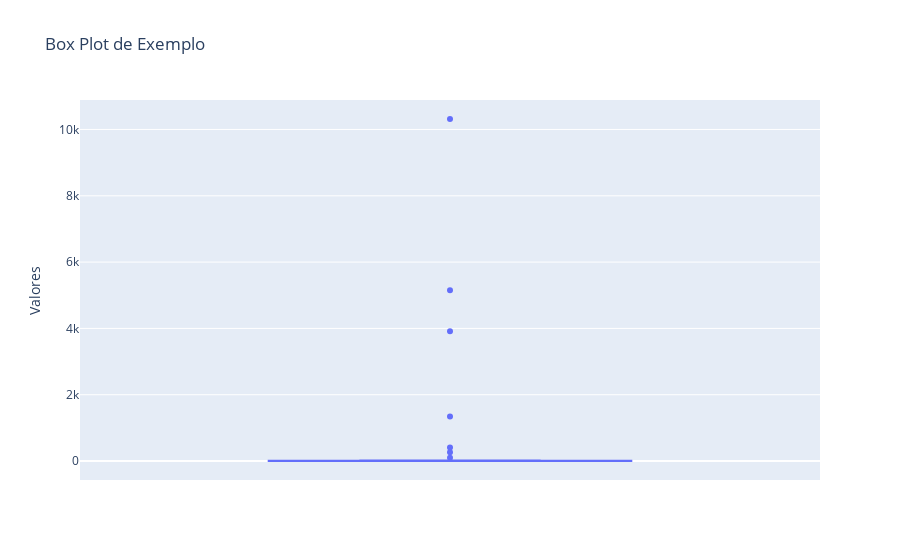

The code cell stored with this chart in its notebook:
### Markdown cell above
### Unidade de medida

### Code cell
import matplotlib.pyplot as plt

# Exibindo os valores únicos na coluna 'Município'
print(df_relatorio['Unidade de Medida'].unique())

# Contando as ocorrências de cada valor em 'Unidade de Medida'
contagem_situacao = df_relatorio['Unidade de Medida'].value_counts()

# Ajustando o tamanho do gráfico
plt.figure(figsize=(35, 10))  # Altere os valores para ajustar o tamanho (largura, altura)

# Criando o gráfico de barras
plt.bar(contagem_situacao.index, contagem_situacao.values, color="red")

# Adicionando os valores acima das barras
for i, valor in enumerate(contagem_situacao.values):
    plt.text(i, valor, str(valor), ha='center', va='bottom')

# Configurando os rótulos dos eixos e o título
plt.ylabel('Número de Unidade de Medida')
plt.xlabel('Unidade de Medida')
plt.title('Unidade de Medida por Quantidade')

# Exibindo o gráfico
plt.show()

# Criando o histograma
plt.hist(contagem_situacao, bins=5, color='blue', edgecolor='black')

# Adicionando título e rótulos
plt.title('Histograma de Exemplo')
plt.xlabel('Valores')
plt.ylabel('Frequência')

# Exibindo o gráfico
plt.show()

# Criando o box plot
fig = px.box(contagem_situacao, y=contagem_situacao, labels={'y': 'Valores'}, title='Box Plot de Exemplo')

# Exibindo o gráfico
fig.show()

### Figure 1 — Plotly figure (JSON) as saved in the notebook; plotly's stock layout.template omitted (floating-point values rounded to 4 significant figures)
{"data": [{"alignmentgroup": "True", "hovertemplate": "Valores=%{y}<extra></extra>", "legendgroup": "", "marker": {"color": "#636efa"}, "name": "", "notched": false, "offsetgroup": "", "orientation": "v", "showlegend": false, "type": "box", "x0": " ", "xaxis": "x", "y": [10316, 5149, 3917, 1344, 407, 266, 101, 15, 15, 11, 8, 8, 7, 7, 7, 7, 6, 6, 6, 5, 5, 5, 4, 3, 3, 3, 3, 2, 2, 2, 2, 2, 2, 1, 1, 1, 1, 1, 1, 1, 1, 1, 1, 1], "y0": " ", "yaxis": "y"}], "layout": {"boxmode": "group", "legend": {"tracegroupgap": 0}, "title": {"text": "Box Plot de Exemplo"}, "xaxis": {"anchor": "y", "domain": [0, 1]}, "yaxis": {"anchor": "x", "domain": [0, 1], "title": {"text": "Valores"}}}}
